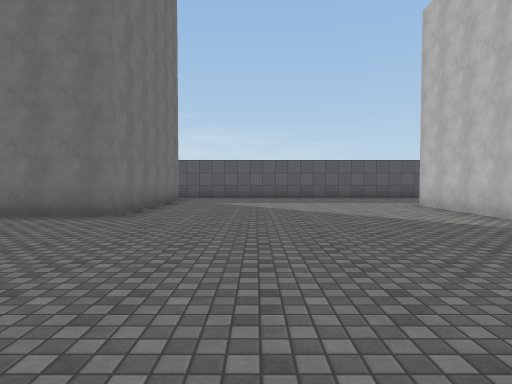
View 1 (above)

24 first-person views from a walk through a 3-D level made in the Unity game engine. The camera is 1.4 m above the floor, tilts 2° down and sees 75° across. The floor is counted in squares, 2 m on a side. Each view is taken from the middle of a square. On the plan, view 1 faces up. The plan holds only what a view shows up to about 10 squares ahead; the rest is blank. The place goes on beyond the plan. The player character is not drawn. Door leaves are left out, so doorways stand open. Some surface patterns are stand-ins.

View 2
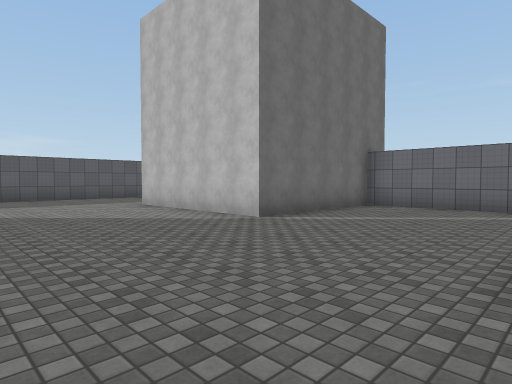

View 3
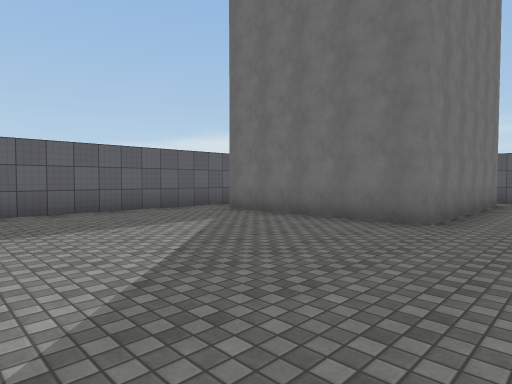

View 4
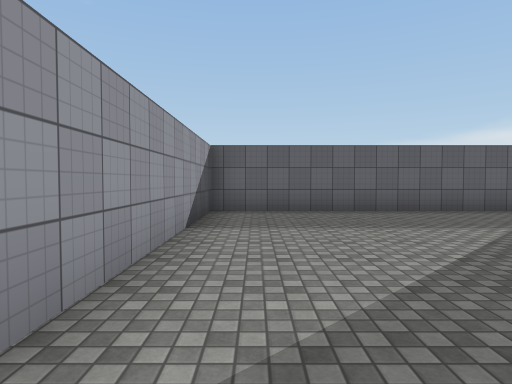

View 5
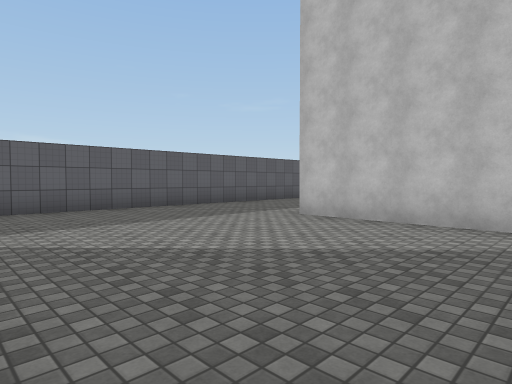

View 6
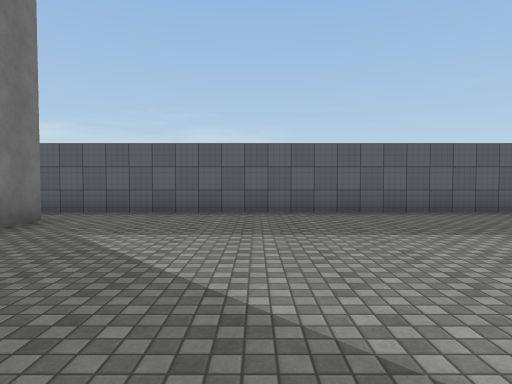

View 7
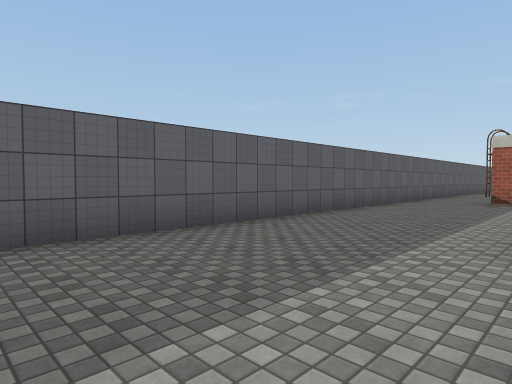

View 8
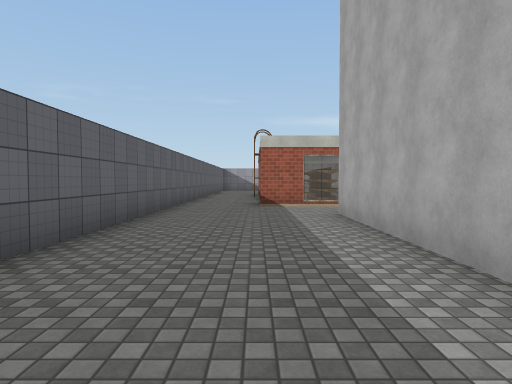

View 9
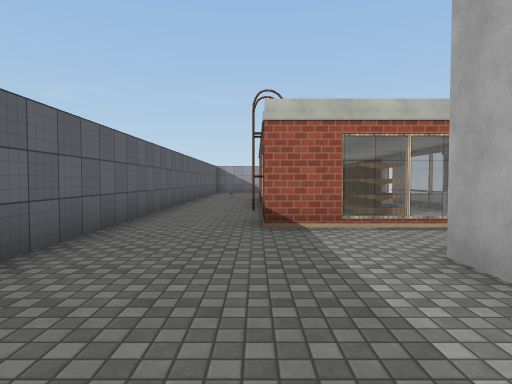

View 10
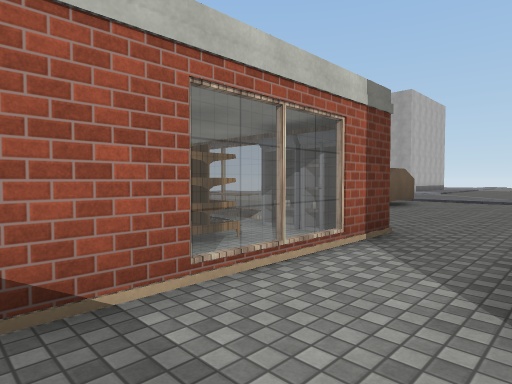

View 11
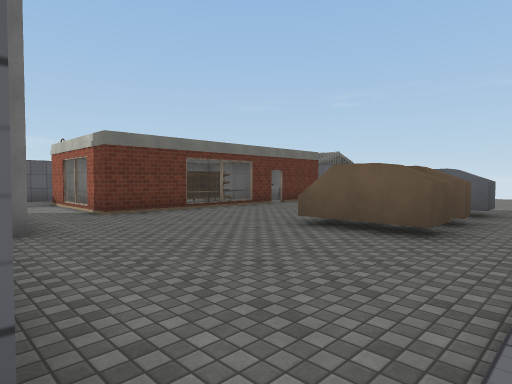

View 12
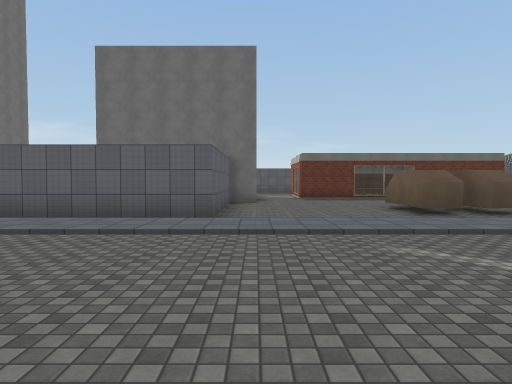

View 13
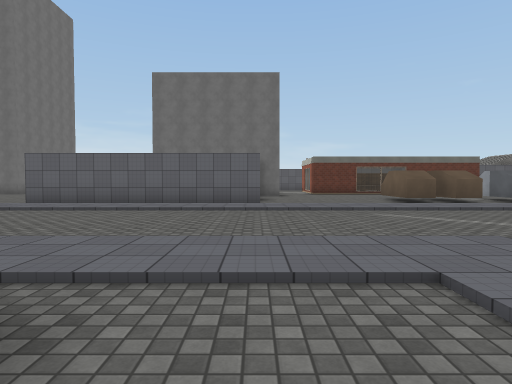

View 14
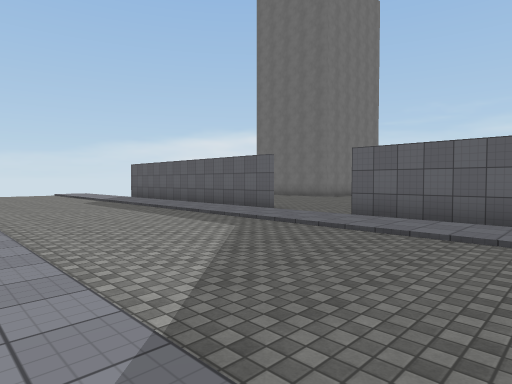

View 15
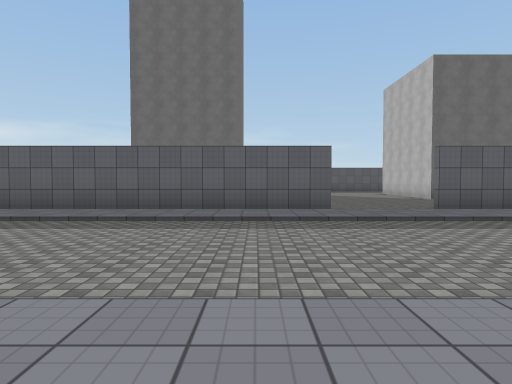

View 16
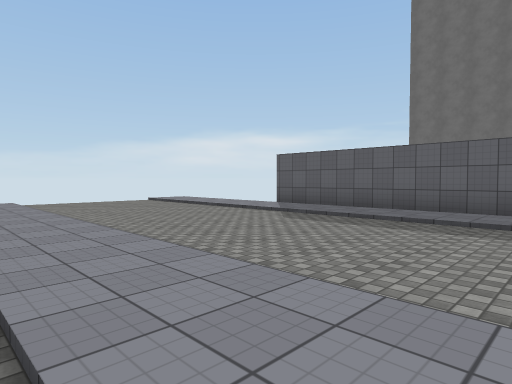

View 17
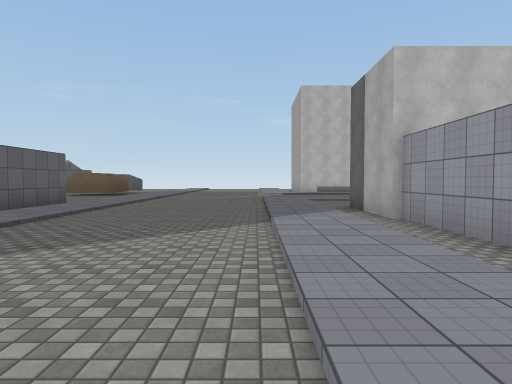

View 18
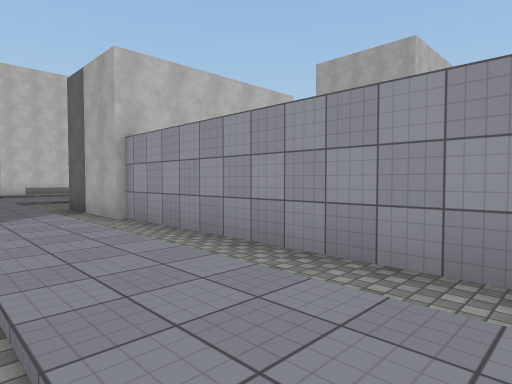

View 19
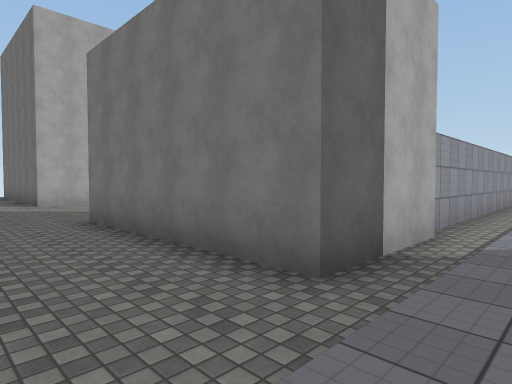

View 20
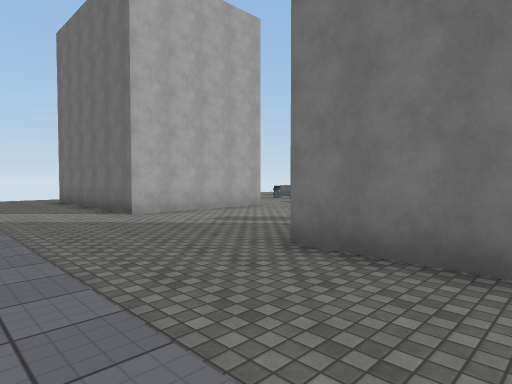

View 21
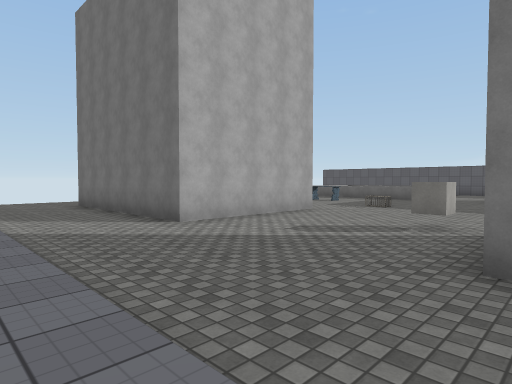

View 22
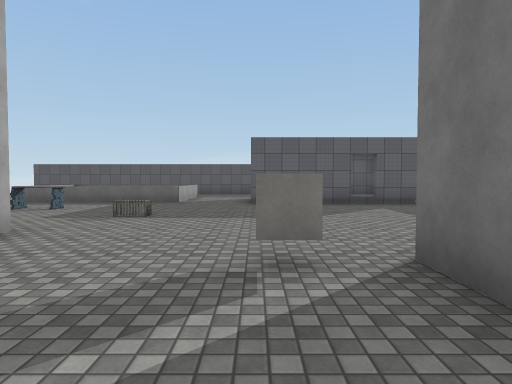

View 23
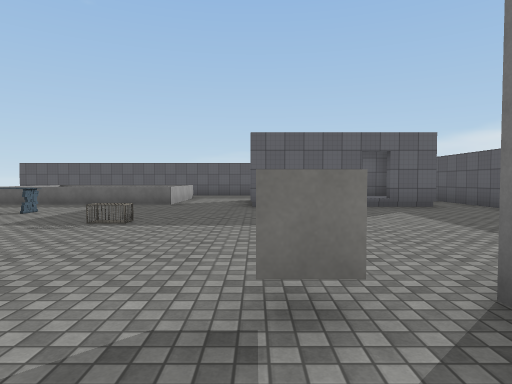

View 24
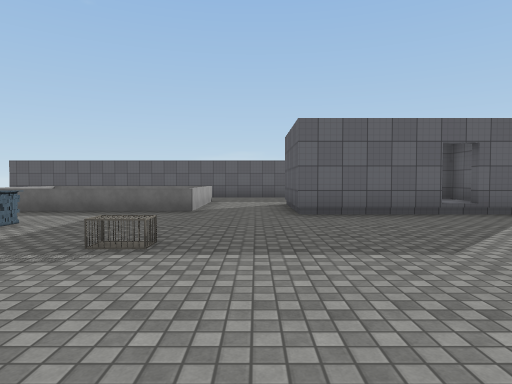

### Floor plan
Key: @ floor where view 1 was taken; # wall or solid block; x gap in a wall; . main floor; : floor 0.25 m higher than the main floor; / step, stairs or slope; D open door; = window, fence, low wall or low ledge; B building; L ladder; S shelf; F fridge; C cube; A cage; N container; O other object.
Columns run from 10 left of view 1 to 17 right of it. Each row starts with its distance up from view 1.
 14       ######################
 13        .....................
 12        .....................
 11        B..............L#==##
 10        B..............
  9        B.......BBBBBB.=SSSO
  8  #     B.......B     .=SSSO
  7  #.BBBBB.......B     .FOOOOD
  6  #.............B     ......
  5  #.............BBBBBB.......
  4  #.................#........
  3  #.................#.......
  2  #.................#....###.
  1  #.................#....#.#.
  0  #########@..#######........
 -1  ::::::::::::::::::::::::::
 -2 //////////////////////////
 -3 .........................
 -4 .........................
 -5 ........................
 -6 //////////////////////.
 -7 ::::::::::::::::::::::.
 -8     ................/:
 -9        #########BB../
-10      ####...   B B../
-11         #....  B B../:
-12         x..... B B../:
-13         #......BBB../:
-14         #.........../:
-15      ####......C..../:
-16      .............../:
-17      ......A......../:
-18      ===............/
-19        =......BBBB../
-20        =..N..    B../
-21        =..N      B../
-22      ===.        B../
-23                  B../
-24                  B..

Where each view was taken, in squares from view 1:
view 1: 0 up, 0 right, facing up
view 2: 0 up, 0 right, facing up-right
view 3: 1 up, 1 left, facing up-left
view 4: 1 up, 1 left, facing left
view 5: 5 up, 1 left, facing up-right
view 6: 6 up, 1 right, facing up
view 7: 9 up, 1 right, facing up-right
view 8: 11 up, 3 right, facing right
view 9: 11 up, 7 right, facing right
view 10: 11 up, 10 right, facing down-right
view 11: 1 down, 9 right, facing up-right
view 12: 7 down, 10 right, facing up
view 13: 10 down, 9 right, facing up
view 14: 7 down, 6 right, facing up-left
view 15: 8 down, 2 left, facing up
view 16: 8 down, 2 left, facing up-left
view 17: 6 down, 1 left, facing right
view 18: 6 down, 1 left, facing down-right
view 19: 7 down, 10 right, facing down-left
view 20: 11 down, 11 right, facing down-left
view 21: 13 down, 11 right, facing down-left
view 22: 15 down, 8 right, facing left
view 23: 15 down, 7 right, facing left
view 24: 16 down, 5 right, facing left
